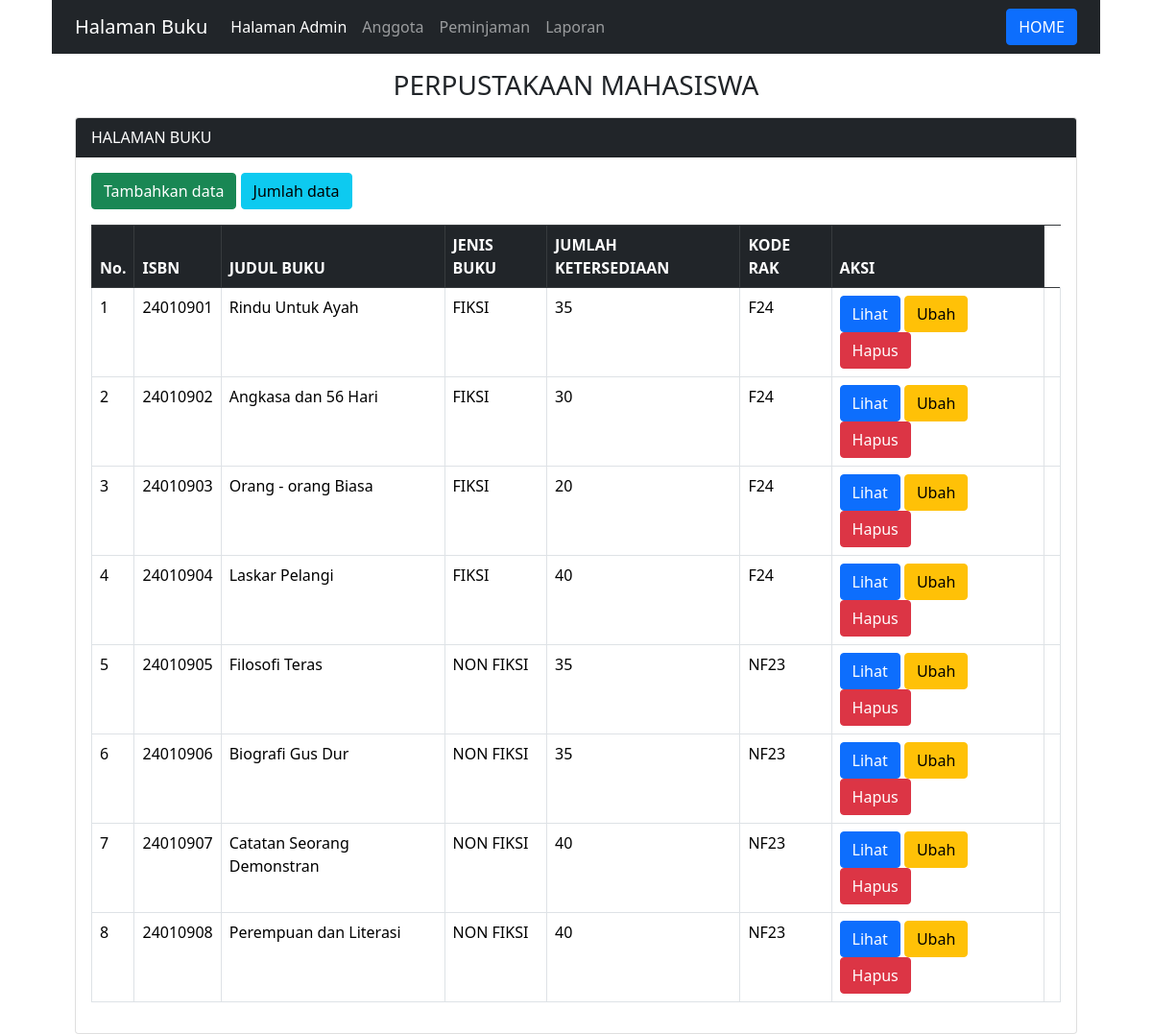
Screenshot of /admin/buku.php with the database file from the repository.
### tables this page shows
CREATE TABLE IF NOT EXISTS `buku` (
  `ISBN` int(11) NOT NULL,
  `judul_buku` varchar(50) DEFAULT NULL,
  `jenis_buku` varchar(30) DEFAULT NULL,
  `jumlah_ketersediaan` int(11) DEFAULT NULL,
  `kode_rak` char(5) DEFAULT NULL,
  PRIMARY KEY (`ISBN`)
);

### admin/buku.php (the view, shortened to what this page needs)
<?php
include "../halaman awal/koneksi.php";
?>
<!doctype html>
<html lang="en">
  <head>
    <link href="https://cdn.jsdelivr.net/npm/bootstrap@5.3.2/dist/css/bootstrap.min.css" rel="stylesheet">
    <link href="https://cdn.jsdelivr.net/npm/bootstrap@5.0.2/dist/css/bootstrap.min.css" rel="stylesheet">
  </head>
  <body class="container">
  <header>
    <nav class="navbar navbar-expand-lg navbar-dark bg-dark">
        <div class="container-fluid">
            <a class="navbar-brand" href="#">Halaman Buku</a>
            <div class="collapse navbar-collapse" id="navbarNav">
                <ul class="navbar-nav">
                    <li class="nav-item">
                        <a class="nav-link active" aria-current="page" href="index.php">Halaman Admin</a>
                    </li>
                    <li class="nav-item">
                        <a class="nav-link" href="anggota.php">Anggota</a>
                    </li>
                    <li class="nav-item">
                        <a class="nav-link" href="peminjaman.php">Peminjaman</a>
                    </li>
                    <li class="nav-item">
                        <a class="nav-link" href="laporan.php">Laporan</a>
                    </li>
                </ul>
            </div>
            <a href="../halaman awal/index.php" class="btn btn-primary">HOME</a>
        </div>
    </nav>
</header>
  <div class="container">
    <div class="mt-3">
    <h3 class="text-center">PERPUSTAKAAN MAHASISWA</h3>
    </div>
    <div class="card mt-3">
      <div class="card-header bg-dark text-white">
        HALAMAN BUKU
      </div>
      <div class="card-body">
      <button type="button" class="btn btn-success mb-3" data-bs-toggle="modal" data-bs-target="#ModalTambah">
        Tambahkan data
        </button>
      <button type="button" class="btn btn-info mb-3" data-bs-toggle="modal" data-bs-target="#ModalTotal">
        Jumlah data
        </button>
        <table class="table table-bordered table striped table-hover">
            <thead class="table-dark">
              <th>No.</th>
              <th>ISBN</th>
              <th>JUDUL BUKU</th>
              <th>JENIS BUKU</th>
              <th>JUMLAH KETERSEDIAAN</th>
              <th>KODE RAK</th>
              <th>AKSI</th>
          </thead>
        <?php
        if (isset($_POST['bcari'])){
          $keyword = $_POST['bcari'];
          $q = "SELECT * FROM buku WHERE isbn like '%$keyword' or judul_buku like '%$keyword' ORDER BY ISBN ASC";
        }else{
          $q = "SELECT * FROM buku ORDER BY ISBN ASC";
        }
        $no = 1;
        $tampil = mysqli_query($koneksi, $q);
        while($data = mysqli_fetch_array($tampil)):
        ?>
        <tr>
              <td><?=$no++ ?></td>
              <td><?=$data['ISBN']?></td>
              <td><?=$data['judul_buku']?></td>
              <td><?=$data['jenis_buku']?></td>
              <td><?=$data['jumlah_ketersediaan']?></td>
              <td><?=$data['kode_rak']?></td>
              <td>
              <a href="#" class="btn btn-primary" data-bs-toggle="modal" data-bs-target="#ModalView<?= $no ?>">Lihat</a>
              <a href="#" class="btn btn-warning" data-bs-toggle="modal" data-bs-target="#ModalUbah<?= $no ?>">Ubah</a>
              <a href="#" class="btn btn-danger" data-bs-toggle="modal" data-bs-target="#ModalHapus<?= $no ?>">Hapus</a>
          <td>
          </tr>
        <?php endwhile; ?>
        </table>
</div>
  </body>
</html>

### rows the page displays
buku: ISBN "24010901", judul_buku "Rindu Untuk Ayah", jenis_buku "FIKSI", jumlah_ketersediaan "35", kode_rak "F24"
buku: ISBN "24010902", judul_buku "Angkasa dan 56 Hari", jenis_buku "FIKSI", jumlah_ketersediaan "30", kode_rak "F24"
buku: ISBN "24010903", judul_buku "Orang - orang Biasa", jenis_buku "FIKSI", jumlah_ketersediaan "20", kode_rak "F24"
buku: ISBN "24010904", judul_buku "Laskar Pelangi", jenis_buku "FIKSI", jumlah_ketersediaan "40", kode_rak "F24"
buku: ISBN "24010905", judul_buku "Filosofi Teras", jenis_buku "NON FIKSI", jumlah_ketersediaan "35", kode_rak "NF23"
buku: ISBN "24010906", judul_buku "Biografi Gus Dur", jenis_buku "NON FIKSI", jumlah_ketersediaan "35", kode_rak "NF23"
buku: ISBN "24010907", judul_buku "Catatan Seorang Demonstran", jenis_buku "NON FIKSI", jumlah_ketersediaan "40", kode_rak "NF23"
buku: ISBN "24010908", judul_buku "Perempuan dan Literasi", jenis_buku "NON FIKSI", jumlah_ketersediaan "40", kode_rak "NF23"
